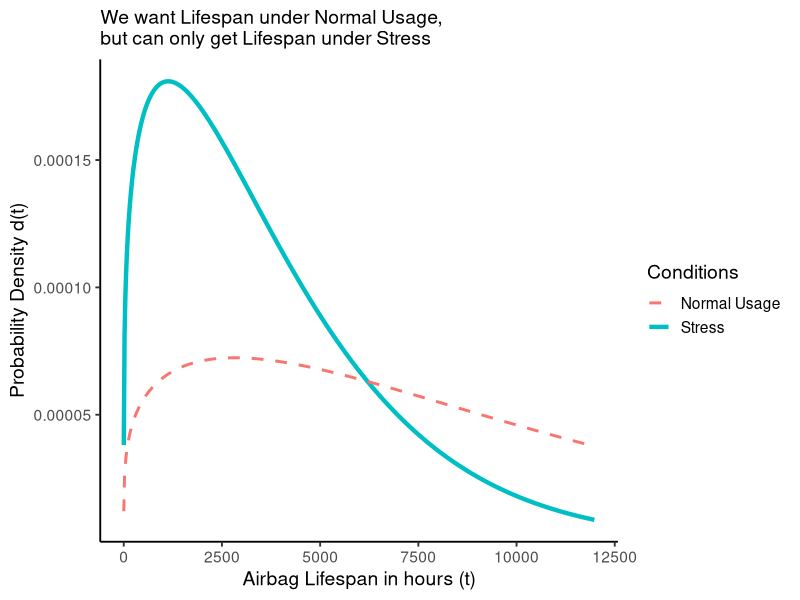
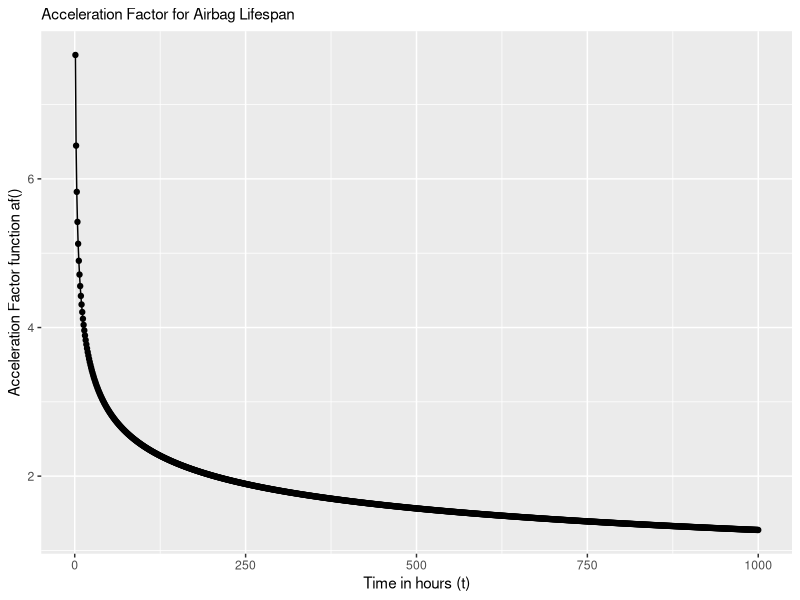
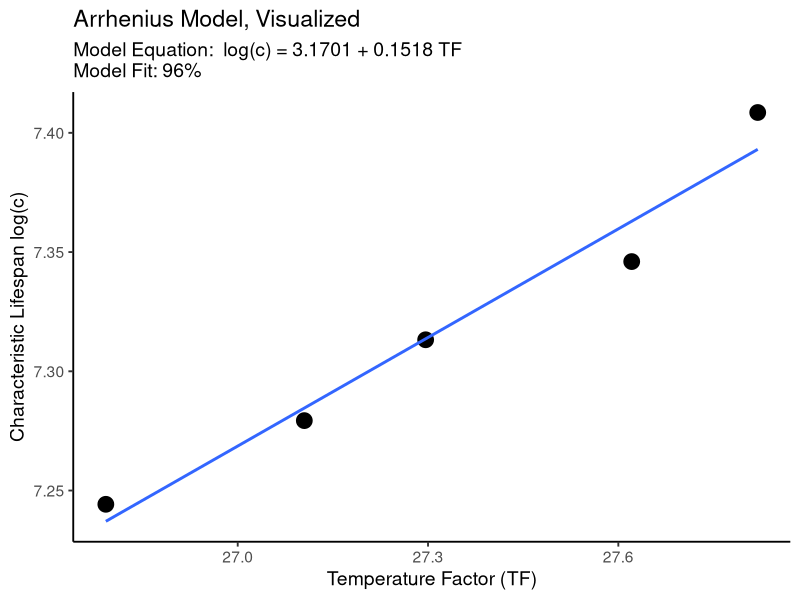
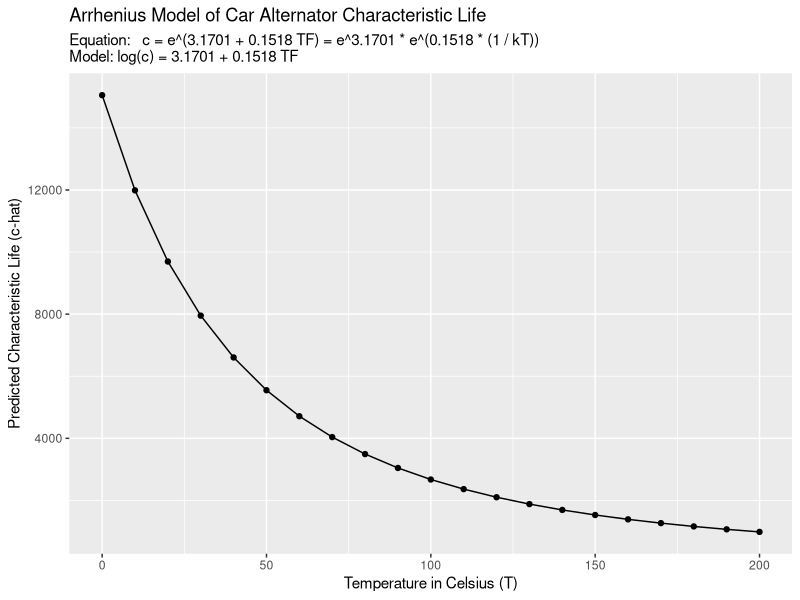
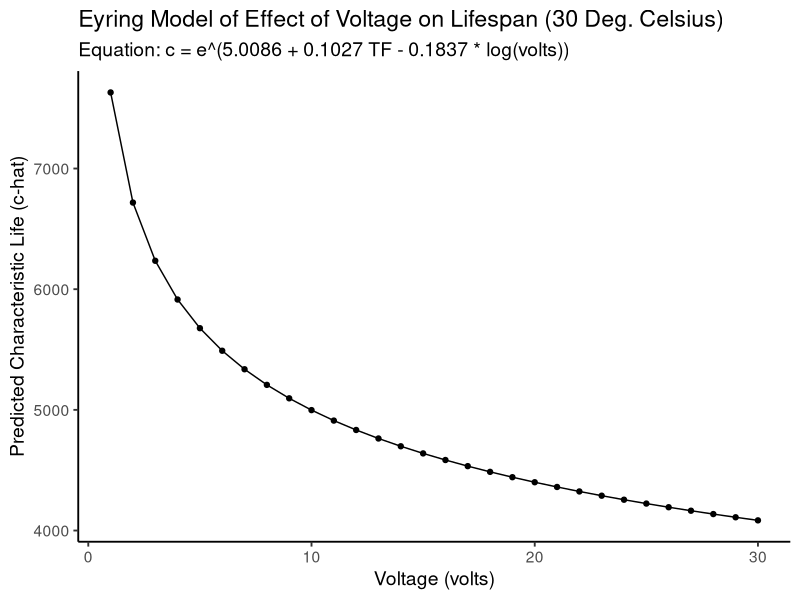

Generate these figures, in order, with R:
## ---- chunk 1
nm = loadedNamespaces()
if("mosaicCalc" %in% nm){ detach(name = "package:mosaicCalc", unload = TRUE) }
if("mosaic" %in% nm){ detach(name = "package:mosaic", unload = TRUE) }

library(tidyverse)
library(knitr)
library(kableExtra)

knitr::opts_chunk$set(cache = TRUE, message = FALSE, warning = FALSE)
## ---- chunk 2
knitr::include_graphics("https://c.tenor.com/5duS2KkYJGAAAAAC/lego-car.gif")
## ---- chunk 3
# Load packages
library(tidyverse)
library(broom)
# Load specific function to environment
select = dplyr::select
## ---- chunk 4
# But this does.
tibble(x = c(1,2), y = x + 2)
## ---- chunk 5
# Let's write ourselves a speedy weibull density function 'd()'
d = function(t, m, c){
  (m / t) * (t / c)^m * exp(-1*(t/c)^m)
  # or dweibull(t, scale = c, shape = m)
}

airbags <- data.frame(t = seq(1, 12000, by = 20)) %>%
  mutate(d_stress = d(t, c = 4100, m = 1.25)) %>%
  # Suppose the lifespans under normal usage are just off by a factor of ~2.5
  # then we could project the PDF under normal usage like:
  mutate(d_usage = d(t = t / 2.5, c = 4100, m = 1.25) / 2.5)

ggplot() +
  # Plot the PDF under stress conditions 
  geom_line(data = airbags, mapping = aes(x = t, y = d_stress, color = "Stress"), 
            size = 1.5) +
  # Plot the PDF under normal usage conditions
  geom_line(data = airbags, mapping = aes(x = t, y = d_usage, color = "Normal Usage"), 
            size = 1, linetype = "dashed") +
  # Add a nice theme and clear labels
  theme_classic(base_size = 14) +
  labs(x = "Airbag Lifespan in hours (t)", y = "Probability Density d(t)",
       color = "Conditions", 
       subtitle = "We want Lifespan under Normal Usage,\nbut can only get Lifespan under Stress")
## ---- chunk 6
# Let's write an acceleration factor function!
af = function(t){
  # Find density under stress
  ds <- d(t, m = 1.25, c = 4100)
  # Find density function under normal conditions
  du <- d(t, m = 1.5, c = 4500)
  
  # Since f_u(t) = f_s(t) x AF,
  # then AF = f_s(t) / f_u(t)  = ds / du
  ds / du
}
## ---- chunk 7
data.frame(
  time = 1:1000,
  af = af(1:1000)
) %>% 
  # Visualize it!
  ggplot(mapping = aes(x = time, y = af)) +
  geom_line() + geom_point() +
  labs(subtitle = "Acceleration Factor for Airbag Lifespan",
       y = "Acceleration Factor function af()",
       x = "Time in hours (t)")
## ---- chunk 8
# Let's write a weibull quantile function
q = function(p, c, m){  qweibull(p, scale = c, shape = m)  }

# Get median under stress
median_s <- q(0.5, c = 4100, m = 1.25)
# Get median under normal conditions
median_u <- q(0.5, c = 4500, m = 1.5)

# Calculate it!
af = median_u / median_s
# Check the Acceleration Factor!
af
## ---- chunk 9
remove(af, median_s, median_u, q, d)
## ---- chunk 10
# Given an acceleration factor of 35
af <- 35

# Write a failure function
f = function(t, lambda){ 1 - exp(-t*lambda) }


# Method 1:
# Failure  Function = fu(t) = fs(t/AF)
f(t = 40000 / af, lambda = 1 / 4500)

# Method 2:
# We know that lambda = zu(t) = zs(t/AF) / AF
# so... plus that in for lambda
f(t = 40000, lambda = 1 / (4500 * af) )
## ---- chunk 11
remove(af, f)
## ---- chunk 12
# Write failure function
f = function(t, lambda){ 1 - exp(-t*lambda) }

# Failure  Function = fu(t) = fs(t/AF)
# 0.10 = fu(t = 40000) = 1 - exp(-40000*lambda)
# log(1 - 0.10) = -40000*lambda
lambda_u = -log(0.90) / 40000

lambda_s = 1/4500



# Get ratio between these parameters
# lambda_u = 1 / af * lambda_s
# so...
af = lambda_s / lambda_u

# Check acceleration factor!
af
## ---- chunk 13
remove(lambda_u, lambda_s, af, f)
## ---- chunk 14
alt <- tibble(
  # Characteristic life in hours
  c = c(1400, 1450, 1500, 1550, 1650),
  # Temperature in Celsius
  temp = c(160, 155, 152, 147, 144),
  # Temperature Factor (a standardized unit)
  tf = 1 / (1 / 11605 * (temp + 273.15)),
  # Voltage, in volts
  volts = c(17, 16.5, 14.5, 14, 13),
  # Hours of life spent by time of test
  time = c(1200, 1000, 950, 600, 500),
  # Performance Rating, in Amps
  rating = c(60, 70, 80, 90, 100))
## ---- chunk 15
g <- alt %>%
  ggplot(mapping = aes(x = tf, y = log(c) )) +
  geom_point(size = 5) + # Add scatterplot points
  geom_smooth(method = "lm", se = FALSE) # Make line of best fit, using lm() - a linear model
  # we can write 'se = FALSE' (standard error = FALSE) to get rid of the confidence interval
## ---- chunk 16
g + 
  # Add theme
  theme_classic(base_size = 14) +
  # Add labels
  labs(title = "Arrhenius Model, Visualized",
       subtitle = "Model Equation:  log(c) = 3.1701 + 0.1518 TF    \nModel Fit: 96%",
       # We can add a line-break in the subtitle by writing \n
       x = "Temperature Factor (TF)", y = "Characteristic Lifespan log(c)")
## ---- chunk 17
m1 <- alt %>%
  lm(formula = log(c) ~ tf)
## ---- chunk 18
m1 %>% glance() %>% select(r.squared)
## ---- chunk 19
m1
## ---- chunk 20
# For any value of tf, we can now calculate c_hat.
# We write the model equation for log(c), then exponentiate it with exp()!
c_hat = function(tf){ exp( 3.1701 + 0.1518*tf) }

# Test it!
c_hat(tf = 28)
## ---- chunk 21
# Or better yet, let's calculate temperature factor 'tf' too,
# so we only have to supply a temperature in Celsius
tf = function(temp){
  k = 1 / 11605   # Get Boltzmann's constant
  1 / (k * (temp + 273.15)) # Get TF!
}
# Now predict c_hat for 30, 60, and 90 degrees celsius!
c_hat = function(temp){  exp( 3.1701 + 0.1518*tf(temp))  }

c(30, 60, 90) %>% c_hat()
## ---- chunk 22
fakedata <- tibble(
  temp = seq(0, 200, by = 10),
  tf = tf(temp))
# Check the first 3 rows!
fakedata %>% head(3)
## ---- chunk 23
m1 %>% predict(newdata = fakedata)
## ---- chunk 24
m1 %>% predict(newdata = fakedata) %>% exp()
## ---- chunk 25
fakedata <- tibble(
  temp = seq(0, 200, by = 10),
  tf = tf(temp),
  # Predict c_hat
  c_hat = predict(m1, newdata = tibble(tf)) %>% exp())
# View the first 3 rows!
fakedata %>% head(3)
## ---- chunk 26
g2 <- fakedata %>%
  ggplot(mapping = aes(x = temp, y = c_hat)) +
  geom_line() +
  geom_point()

# add some labels!
g2 + 
  labs(x = "Temperature in Celsius (T)", y = "Predicted Characteristic Life (c-hat)",
       title = "Arrhenius Model of Car Alternator Characteristic Life",
       # Here's a little trick for cleanly adding linebreaks in subtitles:
       # Just write a paste() function
       subtitle = paste(
         "Equation:   c = e^(3.1701 + 0.1518 TF) = e^3.1701 * e^(0.1518 * (1 / kT))",
         "Model: log(c) = 3.1701 + 0.1518 TF", sep = "\n"))
## ---- chunk 27
m2 <- alt %>%
  lm(formula = log(c) ~ tf + log(volts) )
# See our model equation!
m2
## ---- chunk 28
fakedata <- tibble(
  # Hold temperature constant
  temp = 30,
  tf = tf(temp),
  # But vary volts
  volts = seq(from = 1, to = 30, by = 1),
  # Predict c_hat
  c_hat = predict(m2, newdata = tibble(tf, volts)) %>% exp())
## ---- chunk 29
fakedata %>%
  ggplot(mapping = aes(x = volts, y = c_hat)) +
  geom_line() +
  geom_point() +
  theme_classic(base_size = 14) +
  labs(title = "Eyring Model of Effect of Voltage on Lifespan (30 Deg. Celsius)",
       subtitle = "Equation: c = e^(5.0086 + 0.1027 TF - 0.1837 * log(volts))",
       x = "Voltage (volts)", y = "Predicted Characteristic Life (c-hat)")
## ---- chunk 30
alt %>%
  lm(formula = log(rating) ~ time) %>%
  glance() %>% select(r.squared)
## ---- chunk 31
alt %>%
  lm(formula = log(rating) ~ I(volts * time) )
## ---- chunk 32
m3 <- alt %>%
  lm(formula = log(c) ~ tf + log(volts) + I(volts * time))
# Really good fit!
m3 %>%  glance()
## ---- chunk 33
knitr::include_graphics("https://media4.giphy.com/media/9ADoZQgs0tyww/giphy.gif")
## ---- chunk 34
# Let's write the Weibull density and failure function, as always...
d = function(t, c, m){  (m / t) * (t / c)^m * exp(-1*(t/c)^m)   }
f = function(t, c, m){ 1 - exp(-1*((t/c)^m)) }
## ---- chunk 35
fb = function(t, tb, a, c, m){ 
  # Change in probability of failure
  delta_failure <- f(t = t + a*tb, c, m) - f(t = a*tb, c, m)  
  # Reliability after burn-in period
  reliability <- 1 - f(t = a*tb, c, m)
  # conditional probability of failure
  delta_failure / reliability
}
## ---- chunk 36
# 1000 hours after burn-in
# with a burn-in period of 100 hours
# an acceleration factor of 20
# characteristic life c = 2000 hours
# and
# shape parameter m = 1.5
fb(t = 1000, tb = 100, a = 20, c = 2000, m = 1.5)
## ---- chunk 37
# And we'll write the condition
db = function(t, tb, a, c, m){  
  density <- d(t = t + a*tb, c, m)
  reliability <- 1 - f(t = a*tb, c, m)
  # get conditional density
  density / reliability
}
## ---- chunk 38
db(t = 1000, tb = 100, a = 20, c = 2000, m = 1.5)
## ---- chunk 39
# Let's write Weibull density, failure, and reliability functions
d = function(t, c, m){  (m / t) * (t / c)^m * exp(-1*(t/c)^m)   }
f = function(t, c, m){ 1 - exp(-1*((t/c)^m)) }
r = function(t, c, m){ 1 - f(t,c,m) }
## ---- chunk 40
# Let's load in our crosstable
wheels <- tibble(
  label = c("[0,1000]", "(1000,2000]", "(2000,3000]", "(3000,4000]", "(4000,5000]"),
  t = c(500, 1500, 2500, 3500, 4500),
  temp_100 = c(106, 66, 22, 4, 2), # out of 200 wheels
  temp_150 = c(125, 25, 25, 15, 10), # out of 175 wheels
  temp_200 = c(140, 30, 15, 10, 15)) # out of 300 wheels

# Check it!
wheels
## ---- chunk 41
# Let's write our crosstable's likelihood function
ll = function(t, x, par){
  r = sum(x)   # Get total failures
  n = 200       # Record total sampel size
  tmax = max(t) # Record last time step
  
  # Get the product of the log-densities at each time step, for all failures then
  prob_d = ((d(t, c = par[1], m = par[2]) %>% log()) * x) %>% sum()
  
  # For the last time step, get the probability of each remaining unit surviving 
  prob_r = r(t = tmax, c = par[1], m = par[2])^(n - r) %>% log()
  # Get joint log-likelihood
  prob_d + prob_r
}

# And let's run MLE!
mle100 <- optim(par = c(1000, 1), t = wheels$t,  x = wheels$temp_100,  fn = ll, 
                control = list(fnscale = -1))
# Our characteristic life and shape parameter m!
mle100$par
## ---- chunk 42
# Let's write our crosstable's likelihood function
ll = function(t, x1, x2, x3, par){
  # Get total failures
  r1 = sum(x1)  
  r2 = sum(x2)  
  r3 = sum(x3)  
  # Record total sample size in each
  n1 = 200       
  n2 = 175
  n3 = 300
  tmax = max(t) # Record last time step
  
  # Get the product of the log-densities at each time step, for all failures then
  prob_d1 = ((d(t, c = par[1], m = par[4]) %>% log()) * x1) %>% sum()
  prob_d2 = ((d(t, c = par[2], m = par[4]) %>% log()) * x2) %>% sum()
  prob_d3 = ((d(t, c = par[3], m = par[4]) %>% log()) * x3) %>% sum()
  
  # For the last time step, get the probability of each remaining unit surviving 
  prob_r1 = r(t = tmax, c = par[1], m = par[4])^(n1 - r1) %>% log()
  prob_r2 = r(t = tmax, c = par[2], m = par[4])^(n2 - r2) %>% log()
  prob_r3 = r(t = tmax, c = par[3], m = par[4])^(n3 - r3) %>% log()
  
  # Get joint log-likelihood, across ALL vectors
  prob_d1 + prob_r1 + prob_d2 + prob_r2 + prob_d3 + prob_r3
}

# And let's run MLE!
mle <- optim(par = c(1000, 1000, 1000, 1), t = wheels$t,  
                x1 = wheels$temp_100,  
                x2 = wheels$temp_150,  
                x3 = wheels$temp_200,  
                fn = ll,  control = list(fnscale = -1))
# Check out our 3 characteristic life parameters, 
# for temp_100, temp_150, and temp_200, and our shared shape parameter!
mle$par
## ---- chunk 43
# Remember our function to calculate temperature factors
tf = function(temp){  1 / ((1 / 11605) * (temp + 273.15)) }

# Let's collect our parameter estimates
param <- tibble(
  # For each temperature
  temp = c(100, 150, 200),
  # report the MLE c estimates
  c = mle$par[1:3],
  # and the shared MLE m estimate
  m = mle$par[4],
  # and Calculate TF (for each temperature...)
  # This will be our independent variable
  tf = tf(temp))

# Check it!
param
## ---- chunk 44
m4 <- param %>%
  lm(formula = log(c) ~ tf)
# Pretty good fit (93%)
m4 %>% glance()
## ---- chunk 45
rm(list = ls())
